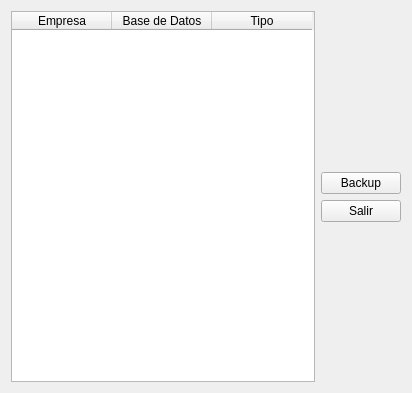
<?xml version="1.0" encoding="UTF-8"?>
<ui version="4.0">
 <class>GuardarBackup</class>
 <widget class="QWidget" name="GuardarBackup">
  <property name="geometry">
   <rect>
    <x>0</x>
    <y>0</y>
    <width>412</width>
    <height>393</height>
   </rect>
  </property>
  <property name="sizePolicy">
   <sizepolicy hsizetype="Preferred" vsizetype="Preferred">
    <horstretch>0</horstretch>
    <verstretch>0</verstretch>
   </sizepolicy>
  </property>
  <property name="windowTitle">
   <string>Crear Backup de Empresa</string>
  </property>
  <property name="windowIcon">
   <iconset resource="resources.qrc">
    <normaloff>:/images/bulmasetup_save.png</normaloff>:/images/bulmasetup_save.png</iconset>
  </property>
  <layout class="QGridLayout" name="gridLayout_3">
   <item row="0" column="0">
    <layout class="QGridLayout" name="gridLayout_2">
     <item row="0" column="0">
      <layout class="QGridLayout" name="gridLayout">
       <item row="0" column="1">
        <layout class="QVBoxLayout" name="verticalLayout">
         <item>
          <spacer name="verticalSpacer_2">
           <property name="orientation">
            <enum>Qt::Vertical</enum>
           </property>
           <property name="sizeHint" stdset="0">
            <size>
             <width>20</width>
             <height>40</height>
            </size>
           </property>
          </spacer>
         </item>
         <item>
          <widget class="QPushButton" name="guardar_backup">
           <property name="text">
            <string>Backup</string>
           </property>
           <property name="icon">
            <iconset resource="resources.qrc">
             <normaloff>:/images/bulmasetup_save.png</normaloff>:/images/bulmasetup_save.png</iconset>
           </property>
          </widget>
         </item>
         <item>
          <widget class="QPushButton" name="mui_cancelar">
           <property name="text">
            <string>Salir</string>
           </property>
           <property name="icon">
            <iconset resource="resources.qrc">
             <normaloff>:/images/bulmasetup_exit.png</normaloff>:/images/bulmasetup_exit.png</iconset>
           </property>
          </widget>
         </item>
         <item>
          <spacer name="verticalSpacer">
           <property name="orientation">
            <enum>Qt::Vertical</enum>
           </property>
           <property name="sizeHint" stdset="0">
            <size>
             <width>20</width>
             <height>40</height>
            </size>
           </property>
          </spacer>
         </item>
        </layout>
       </item>
       <item row="0" column="0">
        <widget class="QTableWidget" name="lista_empresas">
         <property name="focusPolicy">
          <enum>Qt::ClickFocus</enum>
         </property>
         <property name="horizontalScrollBarPolicy">
          <enum>Qt::ScrollBarAsNeeded</enum>
         </property>
         <property name="autoScroll">
          <bool>true</bool>
         </property>
         <property name="editTriggers">
          <set>QAbstractItemView::NoEditTriggers</set>
         </property>
         <property name="tabKeyNavigation">
          <bool>false</bool>
         </property>
         <property name="showDropIndicator" stdset="0">
          <bool>false</bool>
         </property>
         <property name="dragDropOverwriteMode">
          <bool>false</bool>
         </property>
         <property name="alternatingRowColors">
          <bool>true</bool>
         </property>
         <property name="selectionMode">
          <enum>QAbstractItemView::SingleSelection</enum>
         </property>
         <property name="selectionBehavior">
          <enum>QAbstractItemView::SelectRows</enum>
         </property>
         <property name="textElideMode">
          <enum>Qt::ElideLeft</enum>
         </property>
         <property name="verticalScrollMode">
          <enum>QAbstractItemView::ScrollPerItem</enum>
         </property>
         <property name="showGrid">
          <bool>true</bool>
         </property>
         <property name="gridStyle">
          <enum>Qt::DotLine</enum>
         </property>
         <property name="wordWrap">
          <bool>true</bool>
         </property>
         <property name="cornerButtonEnabled">
          <bool>true</bool>
         </property>
         <column>
          <property name="text">
           <string>Empresa</string>
          </property>
         </column>
         <column>
          <property name="text">
           <string>Base de Datos</string>
          </property>
         </column>
         <column>
          <property name="text">
           <string>Tipo</string>
          </property>
         </column>
        </widget>
       </item>
      </layout>
     </item>
    </layout>
   </item>
  </layout>
 </widget>
 <resources>
  <include location="resources.qrc"/>
 </resources>
 <connections>
  <connection>
   <sender>mui_cancelar</sender>
   <signal>released()</signal>
   <receiver>GuardarBackup</receiver>
   <slot>close()</slot>
   <hints>
    <hint type="sourcelabel">
     <x>337</x>
     <y>221</y>
    </hint>
    <hint type="destinationlabel">
     <x>199</x>
     <y>149</y>
    </hint>
   </hints>
  </connection>
 </connections>
</ui>
